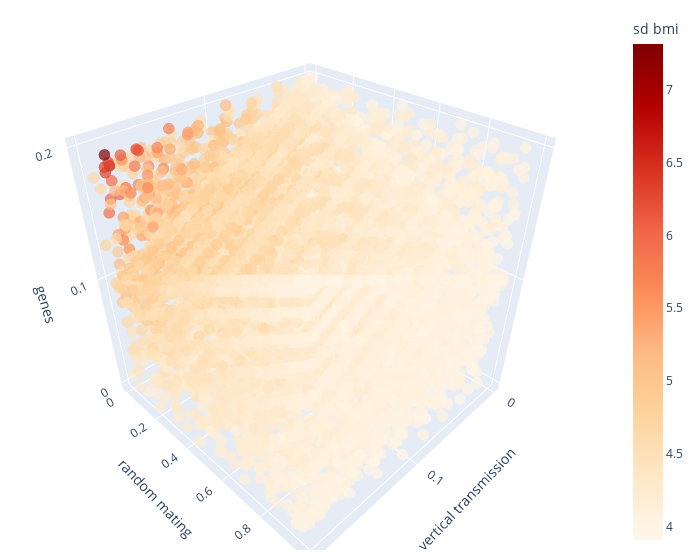

Here is the notebook cell this chart was saved with:
### Markdown cell above
## SD BMI

### Code cell
ef = Sensitivity(problem, df['sd_bmi'], X)
ef.score('efast')
ef.plot(save=True, filepath= plots_path + 'snp-vt-efast-sd-bmi-test.pdf',
    move=True, moving_path= '../manuscript/plots/')
ef.plot3D(labels={'outcome':'sd bmi', 'y':'random mating', 'x':'vertical transmission', 'z':'genes'})

sav['ef_sd_s1'] = ef.tabval('S1')
sav['ef_sd_st'] = ef.tabval('ST')

# save output
v = ef.createRows(sav)
joblib.dump(v, 'efast-snp-vt.pkl')

### Figure 1 — Plotly figure (JSON) as saved in the notebook; plotly's stock layout.template omitted (floating-point values rounded to 4 significant figures; data arrays with more than 128 entries replaced by an {"elided": "..."} marker saying what was removed)
{"data": [{"hovertemplate": "p_vertical_trans_variance=%{x}<br>p_random_mating=%{y}<br>p_genetic_variance=%{z}<br>sd_bmi=%{marker.color}<extra></extra>", "legendgroup": "", "marker": {"color": {"elided": "8000 float values"}, "coloraxis": "coloraxis", "opacity": 0.7, "size": 4, "symbol": "circle"}, "mode": "markers", "name": "", "scene": "scene", "showlegend": false, "type": "scatter3d", "x": {"elided": "8000 float values"}, "y": {"elided": "8000 float values"}, "z": {"elided": "8000 float values"}}], "layout": {"coloraxis": {"colorbar": {"title": {"text": "sd bmi"}}, "colorscale": [[0.0, "rgb(255,247,236)"], [0.125, "rgb(254,232,200)"], [0.25, "rgb(253,212,158)"], [0.375, "rgb(253,187,132)"], [0.5, "rgb(252,141,89)"], [0.625, "rgb(239,101,72)"], [0.75, "rgb(215,48,31)"], [0.875, "rgb(179,0,0)"], [1.0, "rgb(127,0,0)"]]}, "legend": {"tracegroupgap": 0}, "margin": {"b": 10, "l": 10, "r": 20, "t": 10}, "scene": {"domain": {"x": [0.0, 1.0], "y": [0.0, 1.0]}, "xaxis": {"title": {"text": "vertical transmission"}}, "yaxis": {"title": {"text": "random mating"}}, "zaxis": {"title": {"text": "genes"}}}, "width": 700}}
